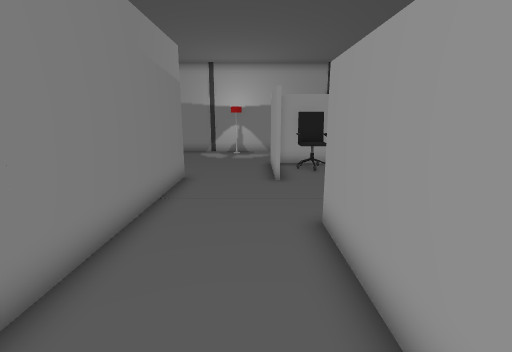
View 1 (above)

21 first-person views from a walk through a Unity game level. The camera is 1.2 m above the floor, tilts 12° down and sees 85° across. The floor is counted in squares, 0.5 m on a side. Each view is taken from the middle of a square. On the plan, view 1 faces up. The plan holds only what a view shows up to about 18 squares ahead; the rest is blank. The place goes on beyond the plan. The player is left out.

View 2
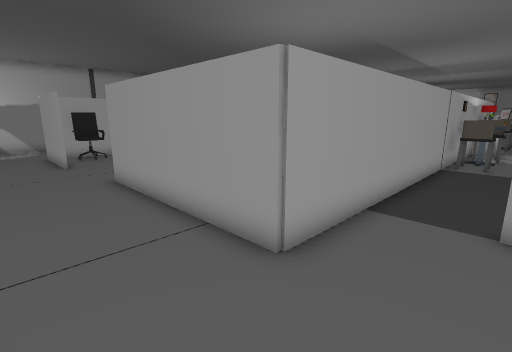

View 3
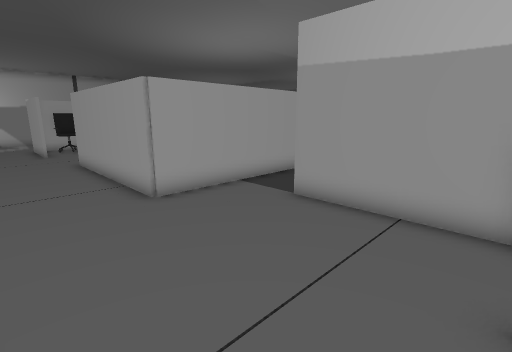

View 4
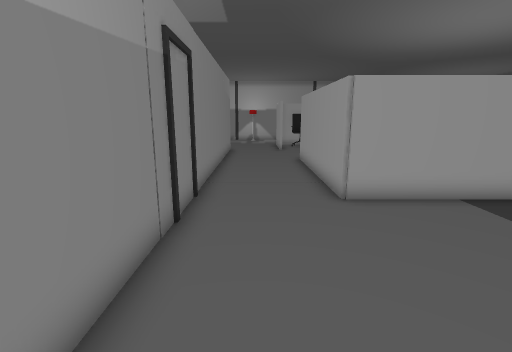

View 5
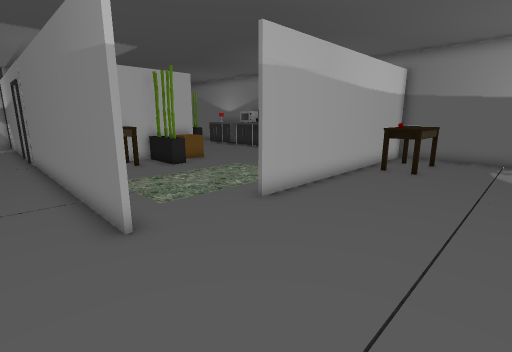

View 6
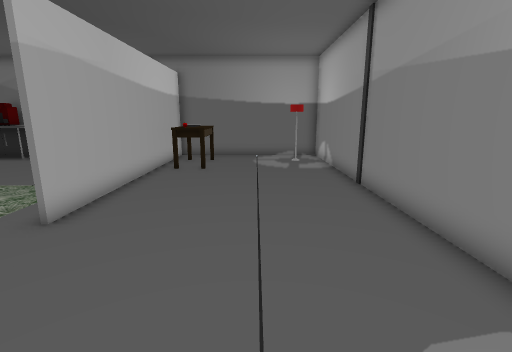

View 7
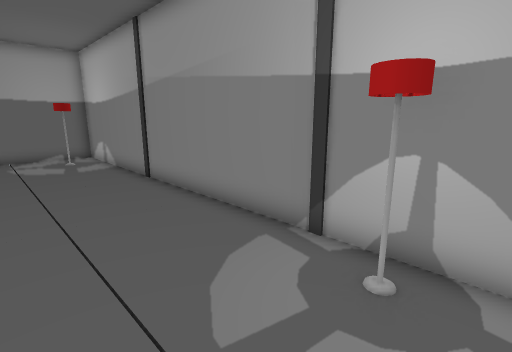

View 8
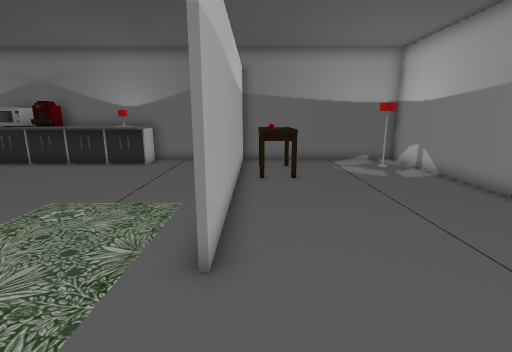

View 9
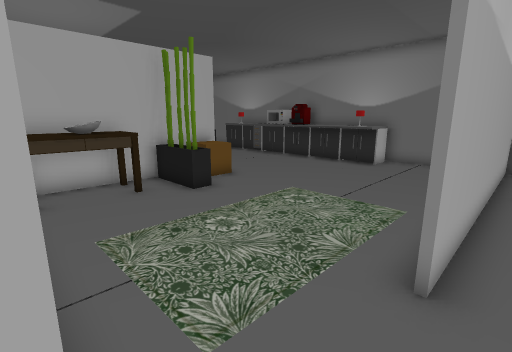

View 10
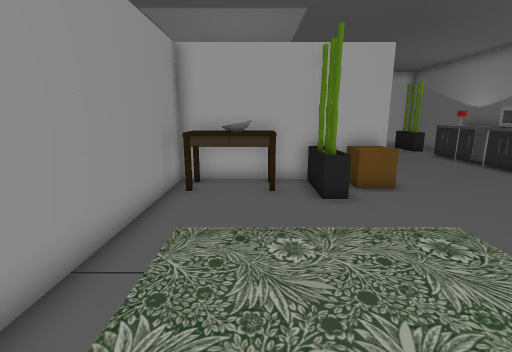

View 11
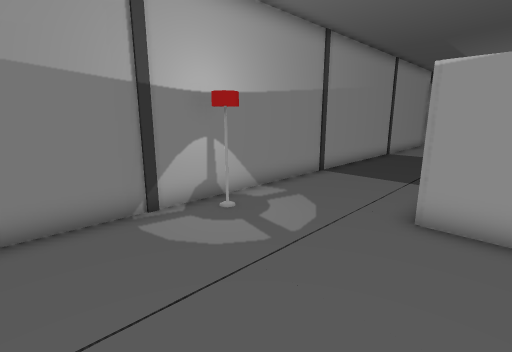

View 12
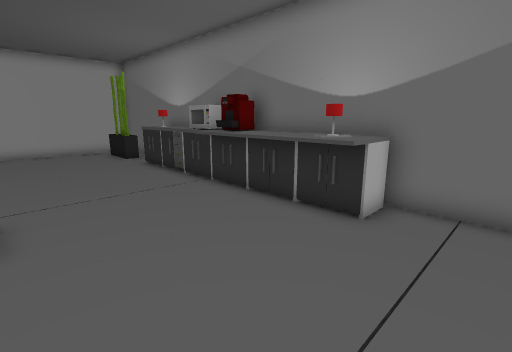

View 13
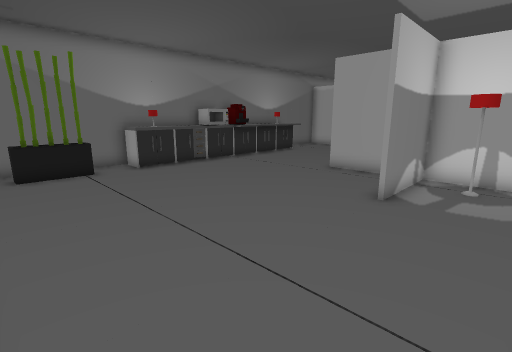

View 14
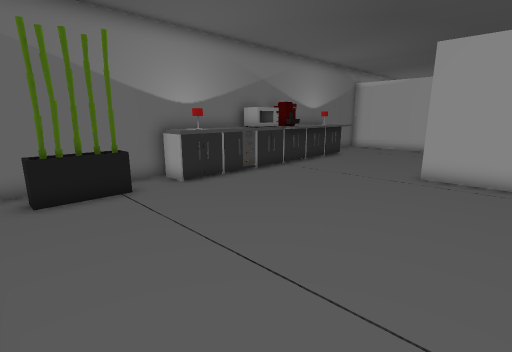

View 15
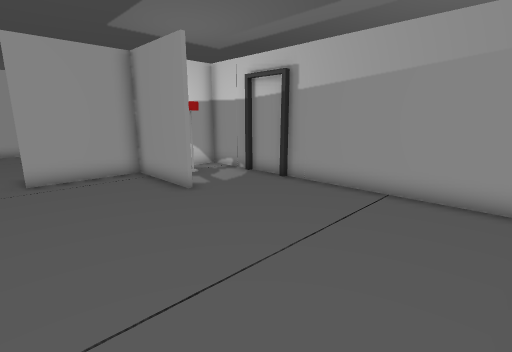

View 16
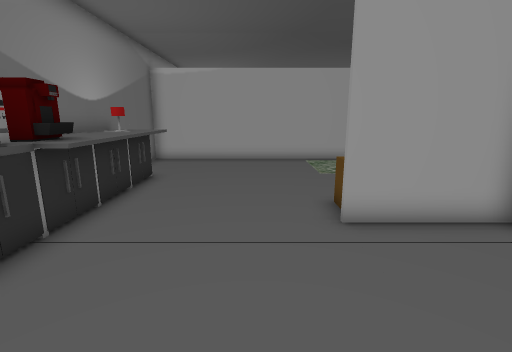

View 17
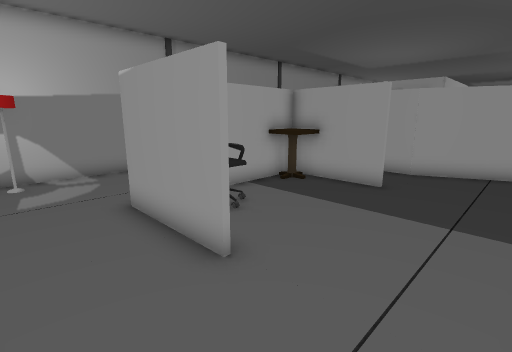

View 18
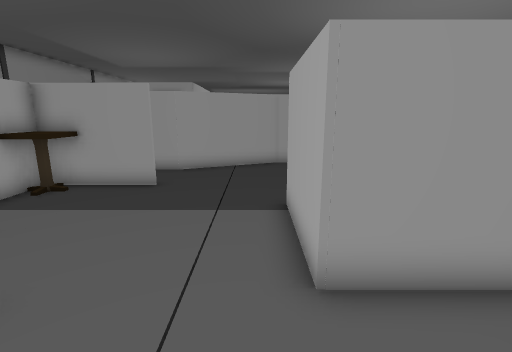

View 19
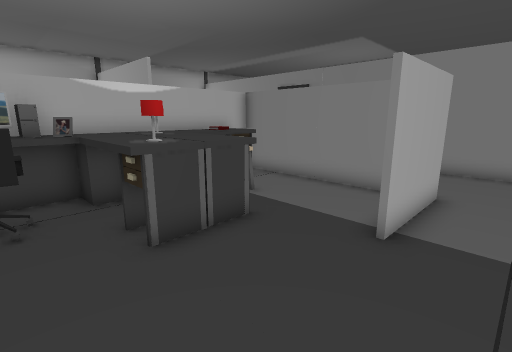

View 20
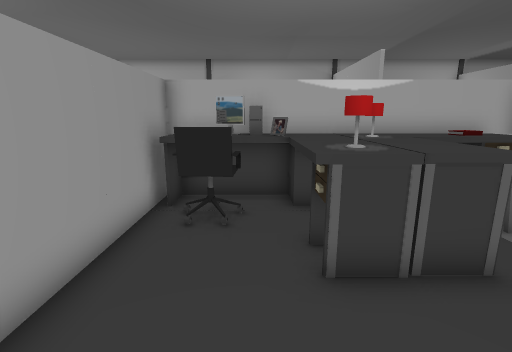

View 21
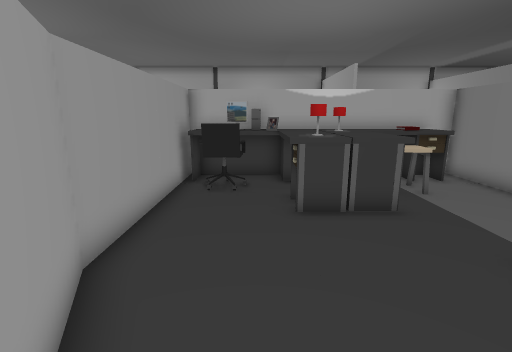

### Floor plan
Points are (right, up) in squares from view 1. A wall is a line through its corners. A room is listed if a view was taken in it or the views show most of it. See-through windows are left out.
Room 1 (views 1, 2, 3, 4, 17, 18)
walls: (5.5, -2.1) (1.5, -2.1) (1.5, 6.1); (4.9, -10) (4.9, -4.8); (0.8, 10.5) (0.8, 11.5); (-2.9, 11.2) (-2.9, -8.3)
ways out: opening at (-1, 11) to room 2; opening at (0.2, 8.5) to room 4; opening at (5, -3.5)
Room 2 (views 5, 6, 7, 8, 9, 10, 11)
walls: (0.8, 11.5) (0.8, 14.8); (8.5, 19.8) (-18.8, 19.8) (-18.8, 11.3) (-6.9, 11.3)
ways out: opening at (-1, 11) to room 1; opening at (-5, 11) to room 3; opening at (8, 17.5); gap at (-16, 19)
objects: desk (-17, 12) to (-14, 14); lamp (-17, 18) to (-16, 18); lamp (-2, 19) to (-1, 19)
Room 3 (views 12, 13, 14, 15, 16)
walls: (-11.1, 1.3) (-3.1, 1.3) (-3.1, 9.2); (-7, 1.1) (-7, -2.9); (-7.1, -2.9) (-7.1, 1.1); (-3.1, -1.4) (-3.1, 1.1) (-11, 1.1); (-3.1, -3.6) (-3.1, -1.8); (-7.7, 11.1) (-18.8, 11.1) (-18.8, -10.8); (-3.1, -10.9) (-3.1, -3.9)
low walls: (-8.8, 4) (-8, 4) (-8, 1.4); (-17.9, -7.6) (-17, -7.6) (-17, -10.2) (-17.9, -10.2); (-17.7, -8.9) (-17.7, -10.1)
ways out: opening at (-5, 11) to room 2
objects: counter (-18, -6) to (-17, -4); other object (-18, -5) to (-18, -4); counter (-18, -3) to (-17, -3); counter (-18, -2) to (-17, -2); microwave (-18, -1) to (-17, 0); machine (-18, 1) to (-17, 2); counter (-18, 3) to (-17, 3); counter (-18, 4) to (-17, 6); lamp (-18, 5); box (-11, 2) to (-10, 3); desk (-7, 2) to (-4, 3); lamp (-6, -1) to (-5, 0)
Room 4 (views 19, 20, 21)
walls: (7.7, 10.5) (7.7, 14.5) (1.3, 14.5); (1.8, 4.6) (1.8, -1.9) (12.8, -1.9) (12.8, 5.9) (10.8, 10.5) (10.8, 11.8); (1.5, 6.1) (5.6, 6.1)
ways out: opening at (0.2, 8.5) to room 1
objects: chair (2, 13) to (3, 14); desk (3, -1) to (7, 0); books (4, -1); stool (5, 0) to (6, 1); desk (6, 1) to (7, 3); table (6, 13) to (7, 15); lamp (7, 0); desk (8, -1) to (9, 3); lamp (8, 2); monitor (10, -1) to (11, -1); chair (10, 0) to (12, 1)

Where each view was taken, in squares from view 1:
view 1: 0 up, 0 right, facing up
view 2: 5 down, 2 left, facing up-right
view 3: 10 down, 2 left, facing up-right
view 4: 10 down, 1 left, facing up
view 5: 17 up, 1 left, facing down-left
view 6: 16 up, 1 left, facing left
view 7: 15 up, 0 right, facing up-left
view 8: 12 up, 3 left, facing left
view 9: 12 up, 3 left, facing down-left
view 10: 12 up, 6 left, facing down
view 11: 13 up, 6 left, facing up-right
view 12: 9 up, 11 left, facing down-left
view 13: 11 down, 4 left, facing up-left
view 14: 11 down, 8 left, facing up-left
view 15: 11 down, 12 left, facing up-right
view 16: 5 down, 13 left, facing up
view 17: 7 up, 2 left, facing up-right
view 18: 7 up, 2 left, facing right
view 19: 8 up, 11 right, facing down-left
view 20: 7 up, 10 right, facing down
view 21: 10 up, 10 right, facing down
